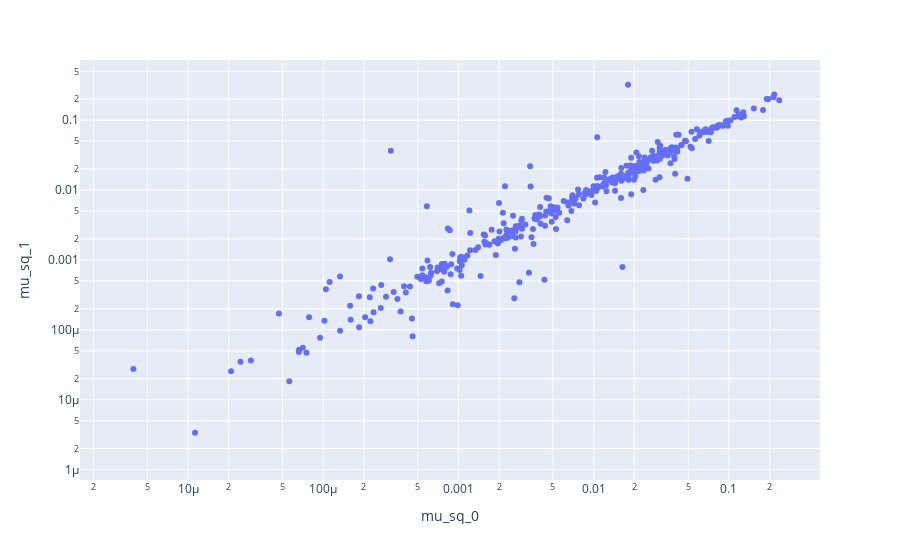

Here is the notebook cell this chart was saved with:
### Code cell
fig = px.scatter(fp, x='mu_sq_0', y='mu_sq_1', log_x=True, log_y=True)
fig.show()

### Figure 1 — Plotly figure (JSON) as saved in the notebook; plotly's stock layout.template omitted (floating-point values rounded to 4 significant figures; data arrays with more than 128 entries replaced by an {"elided": "..."} marker saying what was removed)
{"data": [{"hovertemplate": "mu_sq_0=%{x}<br>mu_sq_1=%{y}<extra></extra>", "legendgroup": "", "marker": {"color": "#636efa", "symbol": "circle"}, "mode": "markers", "name": "", "orientation": "v", "showlegend": false, "type": "scatter", "x": {"elided": "679 float values"}, "xaxis": "x", "y": {"elided": "679 float values"}, "yaxis": "y"}], "layout": {"legend": {"tracegroupgap": 0}, "margin": {"t": 60}, "xaxis": {"anchor": "y", "domain": [0, 1], "title": {"text": "mu_sq_0"}, "type": "log"}, "yaxis": {"anchor": "x", "domain": [0, 1], "title": {"text": "mu_sq_1"}, "type": "log"}}}
